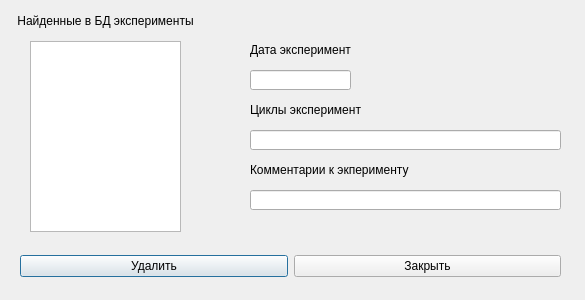
<?xml version="1.0" encoding="UTF-8"?>
<ui version="4.0">
 <class>DialogDelExperiment</class>
 <widget class="QDialog" name="DialogDelExperiment">
  <property name="geometry">
   <rect>
    <x>0</x>
    <y>0</y>
    <width>585</width>
    <height>300</height>
   </rect>
  </property>
  <property name="sizePolicy">
   <sizepolicy hsizetype="Fixed" vsizetype="Fixed">
    <horstretch>0</horstretch>
    <verstretch>0</verstretch>
   </sizepolicy>
  </property>
  <property name="minimumSize">
   <size>
    <width>585</width>
    <height>300</height>
   </size>
  </property>
  <property name="maximumSize">
   <size>
    <width>585</width>
    <height>300</height>
   </size>
  </property>
  <property name="windowTitle">
   <string>Эксперименты</string>
  </property>
  <widget class="QWidget" name="layoutWidget">
   <property name="geometry">
    <rect>
     <x>20</x>
     <y>250</y>
     <width>541</width>
     <height>33</height>
    </rect>
   </property>
   <layout class="QHBoxLayout">
    <property name="spacing">
     <number>6</number>
    </property>
    <property name="leftMargin">
     <number>0</number>
    </property>
    <property name="topMargin">
     <number>0</number>
    </property>
    <property name="rightMargin">
     <number>0</number>
    </property>
    <property name="bottomMargin">
     <number>0</number>
    </property>
    <item>
     <widget class="QPushButton" name="okButton">
      <property name="text">
       <string>Удалить</string>
      </property>
     </widget>
    </item>
    <item>
     <widget class="QPushButton" name="cancelButton">
      <property name="text">
       <string>Закрыть</string>
      </property>
     </widget>
    </item>
   </layout>
  </widget>
  <widget class="QLabel" name="lblFind">
   <property name="geometry">
    <rect>
     <x>10</x>
     <y>10</y>
     <width>191</width>
     <height>21</height>
    </rect>
   </property>
   <property name="text">
    <string>Найденные в БД эксперименты</string>
   </property>
   <property name="alignment">
    <set>Qt::AlignCenter</set>
   </property>
  </widget>
  <widget class="QListWidget" name="listWidget">
   <property name="geometry">
    <rect>
     <x>30</x>
     <y>41</y>
     <width>151</width>
     <height>191</height>
    </rect>
   </property>
  </widget>
  <widget class="QLabel" name="lblFind_2">
   <property name="geometry">
    <rect>
     <x>250</x>
     <y>40</y>
     <width>101</width>
     <height>20</height>
    </rect>
   </property>
   <property name="text">
    <string>Дата эксперимента</string>
   </property>
   <property name="alignment">
    <set>Qt::AlignLeading|Qt::AlignLeft|Qt::AlignVCenter</set>
   </property>
  </widget>
  <widget class="QLineEdit" name="leDate">
   <property name="geometry">
    <rect>
     <x>250</x>
     <y>70</y>
     <width>101</width>
     <height>20</height>
    </rect>
   </property>
  </widget>
  <widget class="QLineEdit" name="leCicles">
   <property name="geometry">
    <rect>
     <x>250</x>
     <y>130</y>
     <width>311</width>
     <height>20</height>
    </rect>
   </property>
  </widget>
  <widget class="QLabel" name="lblFind_3">
   <property name="geometry">
    <rect>
     <x>250</x>
     <y>100</y>
     <width>111</width>
     <height>20</height>
    </rect>
   </property>
   <property name="text">
    <string>Циклы эксперимента</string>
   </property>
   <property name="alignment">
    <set>Qt::AlignLeading|Qt::AlignLeft|Qt::AlignVCenter</set>
   </property>
  </widget>
  <widget class="QLineEdit" name="leComm">
   <property name="geometry">
    <rect>
     <x>250</x>
     <y>190</y>
     <width>311</width>
     <height>20</height>
    </rect>
   </property>
  </widget>
  <widget class="QLabel" name="lblFind_4">
   <property name="geometry">
    <rect>
     <x>250</x>
     <y>160</y>
     <width>161</width>
     <height>20</height>
    </rect>
   </property>
   <property name="text">
    <string>Комментарии к экперименту</string>
   </property>
   <property name="alignment">
    <set>Qt::AlignLeading|Qt::AlignLeft|Qt::AlignVCenter</set>
   </property>
  </widget>
 </widget>
 <resources/>
 <connections>
  <connection>
   <sender>cancelButton</sender>
   <signal>clicked()</signal>
   <receiver>DialogDelExperiment</receiver>
   <slot>reject()</slot>
   <hints>
    <hint type="sourcelabel">
     <x>369</x>
     <y>253</y>
    </hint>
    <hint type="destinationlabel">
     <x>179</x>
     <y>282</y>
    </hint>
   </hints>
  </connection>
 </connections>
</ui>
